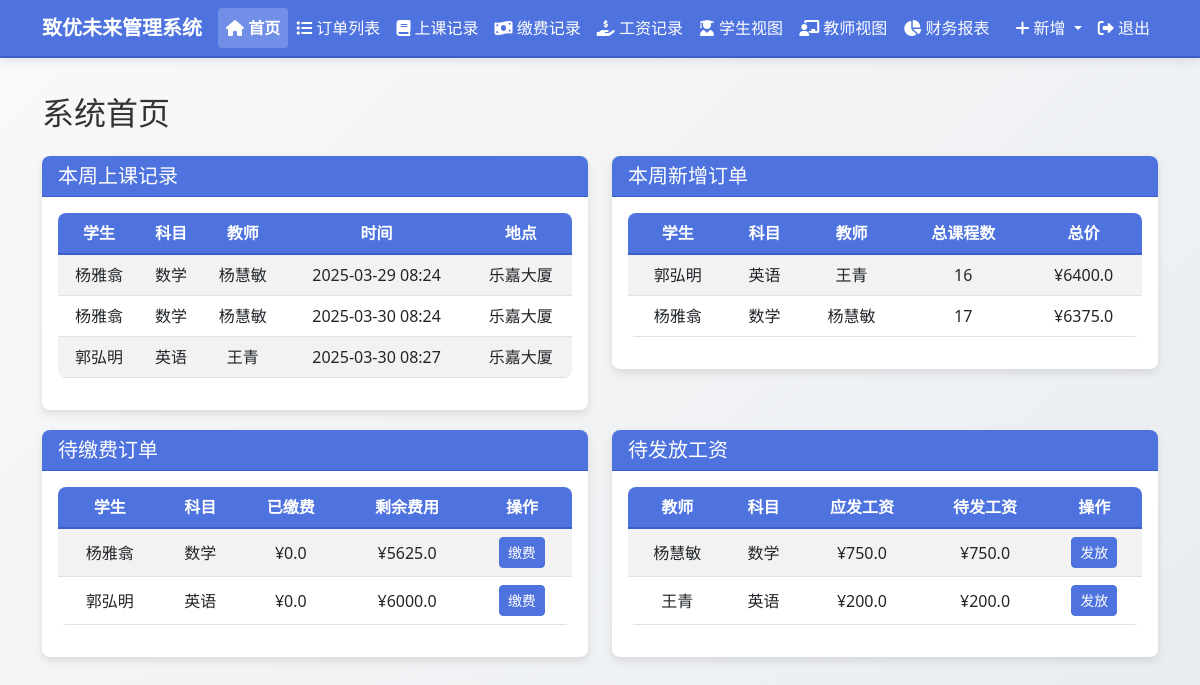
Page /dashboard (signed in) on the earlier database version.
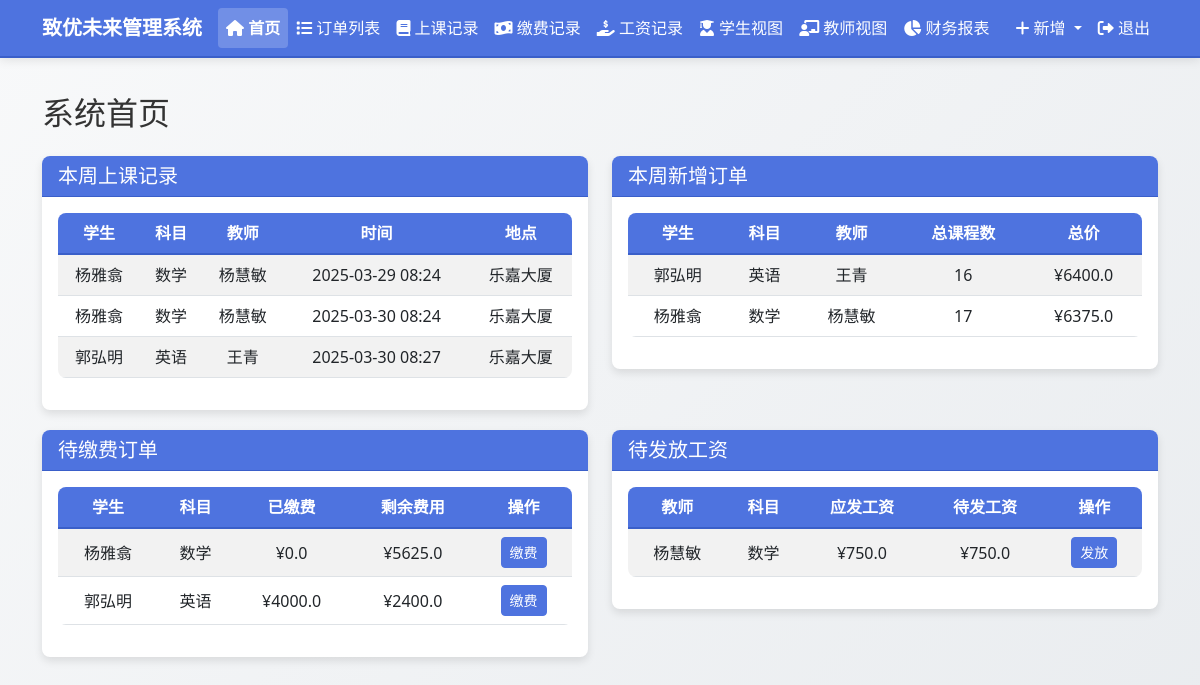
Same page on the later database version.
### models.py (models this page shows, shortened)
class ClassRecord(db.Model):
    id = db.Column(db.Integer, primary_key=True)
    order_id = db.Column(db.Integer, db.ForeignKey('order.id'), nullable=False)
    student_name = db.Column(db.String(100), nullable=False)
    subject = db.Column(db.String(100), nullable=False)
    semester = db.Column(db.String(100), nullable=False)
    teacher_name = db.Column(db.String(100), nullable=False)
    class_content = db.Column(db.Text, nullable=True)
    class_time = db.Column(db.DateTime, nullable=False, default=datetime.now)
    location = db.Column(db.String(100), nullable=False)
    note = db.Column(db.Text, nullable=True)
    created_at = db.Column(db.DateTime, default=datetime.now)

class Order(db.Model):
    id = db.Column(db.Integer, primary_key=True)
    order_number = db.Column(db.String(50), unique=True, nullable=False, default="")
    student_name = db.Column(db.String(100), nullable=False)
    subject = db.Column(db.String(100), nullable=False)
    teacher_name = db.Column(db.String(100), nullable=False)
    semester = db.Column(db.String(100), nullable=False)
    total_classes = db.Column(db.Integer, default=0)
    completed_classes = db.Column(db.Integer, default=0)
    remaining_classes = db.Column(db.Integer, default=0)
    class_price = db.Column(db.Float, default=0.0)
    salary_price = db.Column(db.Float, default=0.0)  # 新增工资单价字段
    total_price = db.Column(db.Float, default=0.0)
    paid_amount = db.Column(db.Float, default=0.0)
    used_amount = db.Column(db.Float, default=0.0)
    remaining_amount = db.Column(db.Float, default=0.0)
    payable_salary = db.Column(db.Float, default=0.0)
    paid_salary = db.Column(db.Float, default=0.0)
    remaining_salary = db.Column(db.Float, default=0.0)
    order_note = db.Column(db.Text, nullable=True)
    teacher_note = db.Column(db.Text, nullable=True)
    student_note = db.Column(db.Text, nullable=True)
    created_at = db.Column(db.DateTime, default=datetime.now)
    class_records = db.relationship('ClassRecord', backref='order', lazy=True)
    payment_records = db.relationship('PaymentRecord', backref='order', lazy=True)
    salary_records = db.relationship('SalaryRecord', backref='order', lazy=True)

### routes.py (the view)
@app.route('/dashboard')
@login_required
def dashboard():
    today = datetime.now().date()
    start_of_week = today - timedelta(days=today.weekday())
    end_of_week = start_of_week + timedelta(days=6)
    this_week_classes = ClassRecord.query.filter(
        ClassRecord.class_time >= start_of_week,
        ClassRecord.class_time <= end_of_week + timedelta(days=1)
    ).order_by(ClassRecord.class_time).all()
    this_week_orders = Order.query.filter(
        Order.created_at >= start_of_week,
        Order.created_at <= end_of_week + timedelta(days=1)
    ).order_by(Order.created_at.desc()).all()
    pending_payments = Order.query.filter(Order.remaining_amount > 0).all()
    pending_salaries = Order.query.filter(Order.remaining_salary > 0).all()
    order_form = OrderForm()
    class_record_form = ClassRecordForm()
    payment_record_form = PaymentRecordForm()
    salary_record_form = SalaryRecordForm()
    orders = Order.query.all()
    class_record_form.order_id.choices = [(order.id, f"{order.order_number} - {order.student_name} - {order.subject}") for order in orders]
    payment_record_form.order_id.choices = [(order.id, f"{order.order_number} - {order.student_name} - {order.subject}") for order in orders]
    salary_record_form.order_id.choices = [(order.id, f"{order.order_number} - {order.teacher_name} - {order.subject}") for order in orders]
    return render_template('dashboard.html',
                           title='首页',
                           this_week_classes=this_week_classes,
                           this_week_orders=this_week_orders,
                           pending_payments=pending_payments,
                           pending_salaries=pending_salaries,
                           order_form=order_form,
                           class_record_form=class_record_form,
                           payment_record_form=payment_record_form,
                           salary_record_form=salary_record_form,
                           edit_note_form=EditNoteForm())

### app.py (called while the page is built)
@login_manager.user_loader
def load_user(user_id):
    from models import User
    return User.query.get(int(user_id))

### templates/dashboard.html (shortened to what the changed rows need)
{% extends "layout.html" %}
{% block content %}
<h2 class="mb-4">系统首页</h2>
<div class="row">
    <div class="col-md-6">
        <div class="card dashboard-section">
            <div class="card-body">
                {% if this_week_classes %}
                <div class="table-responsive">
                    <table class="table table-striped table-hover">
                        <thead>
                            <tr>
                                <th>学生</th>
                                <th>科目</th>
                                <th>教师</th>
                                <th>时间</th>
                                <th>地点</th>
                            </tr>
                        </thead>
                        <tbody>
                            {% for record in this_week_classes %}
                            <tr>
                                <td>{{ record.student_name }}</td>
                                <td>{{ record.subject }}</td>
                                <td>{{ record.teacher_name }}</td>
                                <td>{{ record.class_time.strftime('%Y-%m-%d %H:%M') }}</td>
                                <td>{{ record.location }}</td>
                            </tr>
                            {% endfor %}
                        </tbody>
                    </table>
                </div>
                {% else %}
                <div class="alert alert-info">本周暂无上课记录</div>
                {% endif %}
            </div>
        </div>
    </div>
    <div class="col-md-6">
        <div class="card dashboard-section">
            <div class="card-body">
                {% if this_week_orders %}
                <div class="table-responsive">
                    <table class="table table-striped table-hover">
                        <thead>
                            <tr>
                                <th>学生</th>
                                <th>科目</th>
                                <th>教师</th>
                                <th>总课程数</th>
                                <th>总价</th>
                            </tr>
                        </thead>
                        <tbody>
                            {% for order in this_week_orders %}
                            <tr>
                                <td>{{ order.student_name }}</td>
                                <td>{{ order.subject }}</td>
                                <td>{{ order.teacher_name }}</td>
                                <td>{{ order.total_classes }}</td>
                                <td>¥{{ order.total_price }}</td>
                            </tr>
                            {% endfor %}
                        </tbody>
                    </table>
                </div>
                {% else %}
                <div class="alert alert-info">本周暂无新增订单</div>
                {% endif %}
            </div>
        </div>
    </div>
</div>
<div class="row">
    <div class="col-md-6">
        <div class="card dashboard-section">
            <div class="card-body">
                {% if pending_payments %}
                <div class="table-responsive">
                    <table class="table table-striped table-hover">
                        <thead>
                            <tr>
                                <th>学生</th>
                                <th>科目</th>
                                <th>已缴费</th>
                                <th>剩余费用</th>
                                <th>操作</th>
                            </tr>
                        </thead>
                        <tbody>
                            {% for order in pending_payments %}
                            <tr>
                                <td>{{ order.student_name }}</td>
                                <td>{{ order.subject }}</td>
                                <td>¥{{ order.paid_amount }}</td>
                                <td>¥{{ order.remaining_amount }}</td>
                                <td>
                                    <button type="button" class="btn btn-sm btn-primary"
                                            data-bs-toggle="modal" data-bs-target="#newPaymentModal"
                                            onclick="document.getElementById('order_id').value = {{ order.id }}; document.getElementById('order_id').dispatchEvent(new Event('change'));">
                                        缴费
                                    </button>
                                </td>
                            </tr>
                            {% endfor %}
                        </tbody>
                    </table>
                </div>
                {% else %}
                <div class="alert alert-info">暂无待缴费订单</div>
                {% endif %}
            </div>
        </div>
    </div>
    <div class="col-md-6">
        <div class="card dashboard-section">
            <div class="card-body">
                {% if pending_salaries %}
                <div class="table-responsive">
                    <table class="table table-striped table-hover">
                        <thead>
                            <tr>
                                <th>教师</th>
                                <th>科目</th>
                                <th>应发工资</th>
                                <th>待发工资</th>
                                <th>操作</th>
                            </tr>
                        </thead>
                        <tbody>
                            {% for order in pending_salaries %}
                            <tr>
                                <td>{{ order.teacher_name }}</td>
                                <td>{{ order.subject }}</td>
                                <td>¥{{ order.payable_salary }}</td>
                                <td>¥{{ order.remaining_salary }}</td>
                                <td>
                                    <button type="button" class="btn btn-sm btn-primary"
                                            data-bs-toggle="modal" data-bs-target="#newSalaryModal"
                                            onclick="document.getElementById('order_id').value = {{ order.id }}; document.getElementById('order_id').dispatchEvent(new Event('change'));">
                                        发放
                                    </button>
                                </td>
                            </tr>
                            {% endfor %}
                        </tbody>
                    </table>
                </div>
                {% else %}
                <div class="alert alert-info">暂无待发放工资</div>
                {% endif %}
            </div>
        </div>
    </div>
</div>
{% endblock %}

Differences in the rows shown:
no longer on one of the page's lists (row edited): Order: teacher_name "王青", subject "英语", payable_salary "200.0", remaining_salary "200.0"
changed Order "郭弘明": paid_amount "0.0" → "4000.0"; remaining_amount "6000.0" → "2400.0"
